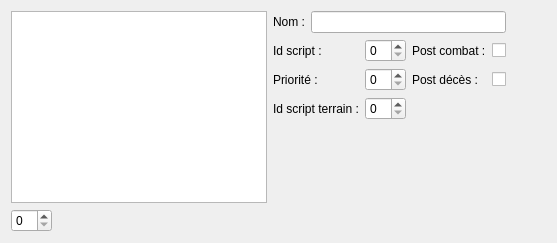
      <widget class="QWidget" name="tab_alterations">
       <attribute name="title">
        <string>Altérations</string>
       </attribute>
       <layout class="QHBoxLayout" name="horizontalLayout_4">
        <item>
         <layout class="QVBoxLayout" name="alteration_list_verticalLayout">
          <item>
           <widget class="QListWidget" name="alteration_listWidget"/>
          </item>
          <item>
           <layout class="QHBoxLayout" name="alteration_spinBox_horizontalLayout">
            <item>
             <widget class="QSpinBox" name="alteration_spinBox"/>
            </item>
            <item>
             <spacer name="alteration_spinBox_horizontalSpacer">
              <property name="orientation">
               <enum>Qt::Horizontal</enum>
              </property>
              <property name="sizeHint" stdset="0">
               <size>
                <width>40</width>
                <height>20</height>
               </size>
              </property>
             </spacer>
            </item>
           </layout>
          </item>
         </layout>
        </item>
        <item>
         <layout class="QVBoxLayout" name="alteration_verticalLayout">
          <item>
           <layout class="QHBoxLayout" name="alteration_nom_horizontalLayout">
            <item>
             <widget class="QLabel" name="alteration_nom_label">
              <property name="text">
               <string>Nom :</string>
              </property>
             </widget>
            </item>
            <item>
             <widget class="QLineEdit" name="alteration_nom_lineEdit"/>
            </item>
           </layout>
          </item>
          <item>
           <layout class="QGridLayout" name="alteration_gridLayout">
            <item row="0" column="3">
             <widget class="QCheckBox" name="alteration_postcombat_checkBox">
              <property name="text">
               <string/>
              </property>
             </widget>
            </item>
            <item row="1" column="0">
             <widget class="QLabel" name="alteration_priorite_label">
              <property name="text">
               <string>Priorité :</string>
              </property>
             </widget>
            </item>
            <item row="1" column="3">
             <widget class="QCheckBox" name="alteration_postdeces_checkBox">
              <property name="text">
               <string/>
              </property>
             </widget>
            </item>
            <item row="0" column="1">
             <widget class="QSpinBox" name="alteration_id_spinBox"/>
            </item>
            <item row="0" column="2">
             <widget class="QLabel" name="alteration_postcombat_label">
              <property name="text">
               <string>Post combat :</string>
              </property>
             </widget>
            </item>
            <item row="0" column="0">
             <widget class="QLabel" name="alteration_id_label">
              <property name="text">
               <string>Id script :</string>
              </property>
             </widget>
            </item>
            <item row="1" column="2">
             <widget class="QLabel" name="alteration_postdeces_label">
              <property name="text">
               <string>Post décès :</string>
              </property>
             </widget>
            </item>
            <item row="1" column="1">
             <widget class="QSpinBox" name="alteration_priorite_spinBox"/>
            </item>
            <item row="2" column="0">
             <widget class="QLabel" name="alteration_id_terrain_label">
              <property name="text">
               <string>Id script terrain :</string>
              </property>
             </widget>
            </item>
            <item row="2" column="1">
             <widget class="QSpinBox" name="alteration_id_terrain_spinBox"/>
            </item>
           </layout>
          </item>
          <item>
           <spacer name="alteration_verticalSpacer">
            <property name="orientation">
             <enum>Qt::Vertical</enum>
            </property>
            <property name="sizeHint" stdset="0">
             <size>
              <width>20</width>
              <height>40</height>
             </size>
            </property>
           </spacer>
          </item>
          <item>
           <widget class="QLabel" name="alteration_label">
            <property name="text">
             <string/>
            </property>
           </widget>
          </item>
         </layout>
        </item>
        <item>
         <spacer name="alteration_horizontalSpacer">
          <property name="orientation">
           <enum>Qt::Horizontal</enum>
          </property>
          <property name="sizeHint" stdset="0">
           <size>
            <width>40</width>
            <height>20</height>
           </size>
          </property>
         </spacer>
        </item>
       </layout>
      </widget>
